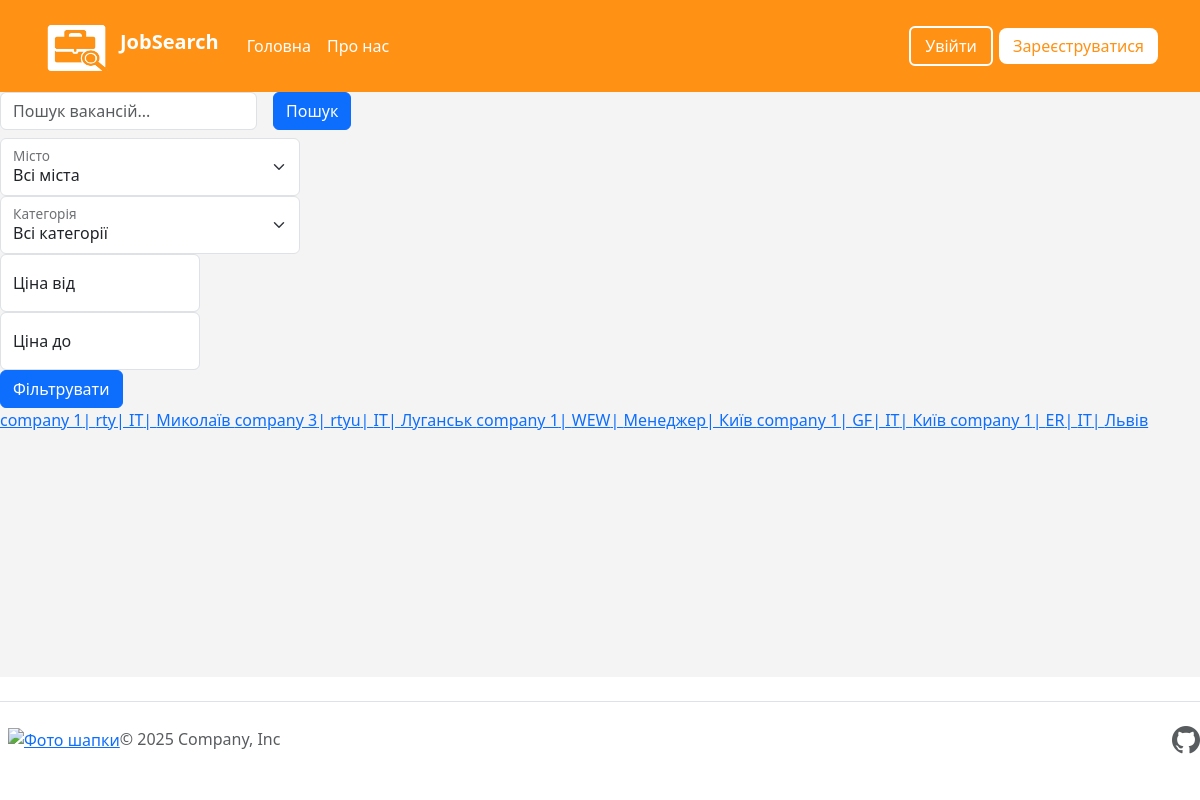
The app's page /search/ with its own data.
### project/models.py (models this page shows, shortened)
class Vacancy(models.Model):
    title = models.CharField(max_length=256)#Заголовок
    description = models.TextField()#опис
    description1 = models.TextField(null=True, blank=True)#опис
    description2 = models.TextField(null=True, blank=True)#опис
    link = models.URLField(max_length=500, null=True, blank=True)
    company = models.ForeignKey(EmployerProfile, on_delete=models.CASCADE, related_name="vacancies")
    image = models.ImageField(upload_to='vacancies/images/',  null=True, blank=True)
    price_start = models.DecimalField(max_digits=10, decimal_places=2, null=True, blank=True)
    price_end = models.DecimalField(max_digits=10, decimal_places=2, null=True, blank=True)
    category = models.ForeignKey(Category, on_delete=models.SET_NULL, null=True)
    city = models.ForeignKey(City, on_delete=models.SET_NULL, related_name="vacancies", null=True)
    street = models.CharField(max_length=255, verbose_name="Вулиця")
    date = models.DateTimeField(auto_now_add=True)#дата створення

class Category(models.Model):
    name = models.CharField(max_length=150)
    def __str__(self):
        return self.name

class City(models.Model):
    name = models.CharField(max_length=100)
    def __str__(self):
        return self.name

### auth_system/models.py (models this page shows)
class EmployerProfile(models.Model):
    TYPES_CHOICES = (
        ('private', 'Приватна особа'),
        ('company', 'Компанія'),
    )
    user = models.OneToOneField(User, on_delete=models.CASCADE, related_name='employer')
    employer_type = models.CharField(max_length=10, choices=TYPES_CHOICES, default='private')#тип роботодавця
    name_company = models.CharField(max_length=20)#назва компанії
    role = models.CharField(choices=ROLE_CHOICES, max_length=20, default='Employer')#роль
    description = models.TextField()#опис
    logo = models.ImageField(upload_to='company_logos/', blank=True, null=True)#логотип
    referral_company = models.ForeignKey('project.Category', on_delete=models.SET_NULL, null=True)#направлення компаній
    website = models.URLField(max_length=200, null=True, blank=True)#посилання на сайт компаній
    def __str__(self):
        return self.name_company

### project/views.py (the view)
# urls.py: path('search/', views.job_sursceh, name='job_surh'),
def job_sursceh(request):
    search_form = Vacancy_SurchFrom(request.GET)
    filter_form = Vacancy_FilterFrom(request.GET)
    all_cities = City.objects.all()
    all_categories = Category.objects.all()
    vac = Vacancy.objects.all()
    query = request.GET.get("q")
    city_id = request.GET.get('city')
    cat_id = request.GET.get('category')
    p_start = request.GET.get("price_start")
    p_end = request.GET.get("price_end")
    if query:
        vac = vac.filter(
            Q(category__name__icontains=query) |
            Q(title__icontains=query) |
            Q(company__name_company__icontains=query)
        ).distinct()
    if city_id:
        vac = vac.filter(city_id=city_id)
    if cat_id:
        vac = vac.filter(category_id=cat_id)
    if p_start:
        vac = vac.filter(price_start__gte=p_start)
    if p_end:
        vac = vac.filter(price_end__lte=p_end)
    return render(request, 'jobs/job_surh.html', {
        'vac': vac,
        'search_form': search_form,
        'filter_form': filter_form,
        'cities': all_cities,
        'categories': all_categories,
        'query': query,
        'price_start': p_start,
        'price_end': p_end,
    })

### project/forms.py
class Vacancy_SurchFrom(forms.Form):
    q = forms.CharField(
        label='Search',
        max_length=100,
        required=False,  # Додай це, щоб можна було зайти на сторінку без запиту
        widget=forms.TextInput(attrs={
            'class': 'form-control',
            'placeholder': 'Пошук вакансій...'
        })
    )

class Vacancy_FilterFrom(forms.Form):
    city = forms.ModelChoiceField(
        queryset=City.objects.all(),
        required=False,
        label="Місто",
        empty_label="Всі міста", # Додає порожній пункт спочатку
        widget=forms.Select(attrs={'class': 'form-select'}) # Для гарного стилю Bootstrap
    )
    category = forms.ModelChoiceField(
        queryset=Category.objects.all(),
        required=False,
        label="Категорія",
        empty_label="Всі категорії",
        widget=forms.Select(attrs={'class': 'form-select'})
    )
    price_start = forms.IntegerField(
        required=False,
        label="Ціна від",
        widget=forms.NumberInput(attrs={'class': 'form-control', 'placeholder': 'Від'})
    )
    price_end = forms.IntegerField(
        required=False,
        label="Ціна до",
        widget=forms.NumberInput(attrs={'class': 'form-control', 'placeholder': 'До'})
    )

### templates/jobs/job_surh.html (shortened to what this page needs)
{% extends 'base.html' %}
{% load static %}
{% block content %}
<div class="center mb-2">
    <form action="{% url 'job_surh' %}" method="get" class="row row-cols-lg-auto g-3 align-items-center">
        <div class="col-12">
            {{ search_form.q }}
        </div>
        <div class="col-12">
            <button type="submit" class="btn btn-primary">Пошук</button>
        </div>
    </form>
</div>
<form action="{% url 'job_surh' %}" method="get">
        <div class="col-md-3">
            <div class="form-floating">
                <select name="city" class="form-select" id="city_select">
                    <option value="">Всі міста</option>
                </select>
                <label for="city_select">Місто</label>
            </div>
        </div>
        <div class="col-md-3">
            <div class="form-floating">
                <select name="category" class="form-select" id="cat_select">
                    <option value="">Всі категорії</option>
                </select>
                <label for="cat_select">Категорія</label>
            </div>
        </div>
        <div class="col-md-2">
            <div class="form-floating">
                <input type="number" name="price_start" class="form-control" id="price_start"
                       value="{{ price_start }}" placeholder="Ціна від">
                <label for="price_start">Ціна від</label>
            </div>
        </div>
        <div class="col-md-2">
            <div class="form-floating">
                <input type="number" name="price_end" class="form-control" id="price_end"
                       value="{{ price_end }}" placeholder="Ціна до">
                <label for="price_end">Ціна до</label>
            </div>
        </div>
        <div>
            <button type="submit" class="btn btn-primary">
                Фільтрувати
            </button>
        </div>
</form>
{% for jo in vac %}
<a href="{% url 'job_datail' pk=jo.id %}">
        {{ jo.company }}|
        {{ jo.title }}|
        {{ jo.category }}|
        {{ jo.city }}
</a>
{% empty %}
<h2>Не існує такої вакансій!</h2>
{% endfor %}
{% endblock %}

### static/css/stayle.css (style rules this page uses)
html, body { height: 100%; margin: 0; }
body { display: flex; flex-direction: column; min-height: 100vh; }

### records on screen
Vacancy: company "company 1", title "rty", category "ІТ", city "Миколаїв"
Vacancy: company "company 3", title "rtyu", category "ІТ", city "Луганськ"
Vacancy: company "company 1", title "WEW", category "Менеджер", city "Київ"
Vacancy: company "company 1", title "GF", category "ІТ", city "Київ"
Vacancy: company "company 1", title "ER", category "ІТ", city "Львів"
